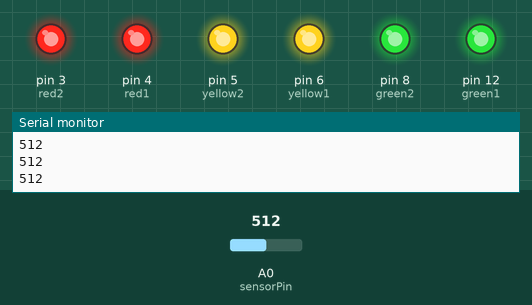
Recording of a program running on a simulated Arduino Uno, built with avr-gcc and run on an emulated ATmega328P. On the bench: output pins drawn as LEDs (lit = HIGH), the last lines printed to the serial monitor. The test bench sets the inputs (shaded band); at power-on: A0 (sensorPin) = 512. Pins used as bus, display or sensor lines are not drawn.

Above: at 2.2 s.
2.3 s: A0 (sensorPin) set to 462
3.8 s: A0 (sensorPin) set to 440
At 4.7 s:
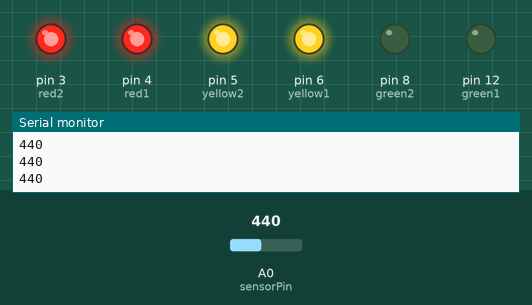
5.3 s: A0 (sensorPin) set to 365
6.8 s: A0 (sensorPin) set to 337
At 7.3 s:
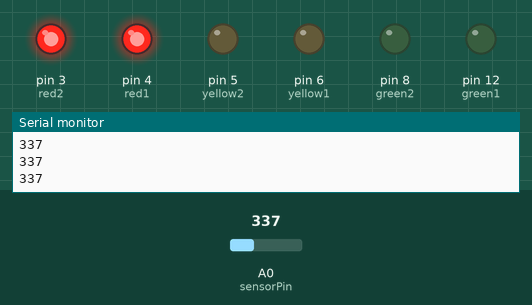
8.3 s: A0 (sensorPin) set to 360
At 8.9 s:
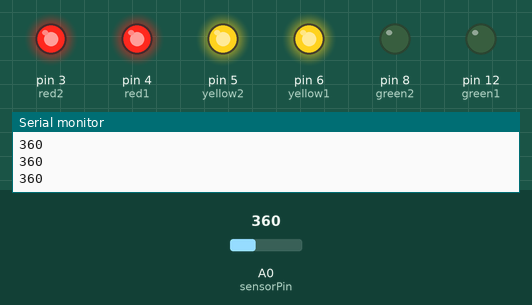
9.9 s: A0 (sensorPin) set to 340
At 10.5 s:
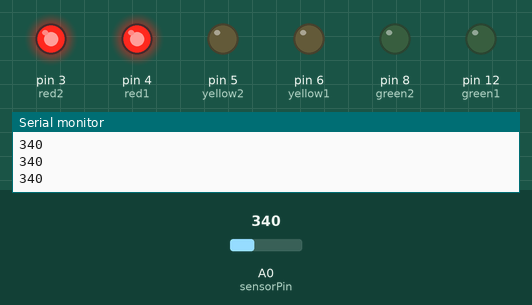
Timing chart, 0 to 12.4 s (numbered marks = the images above; inputs shaded):
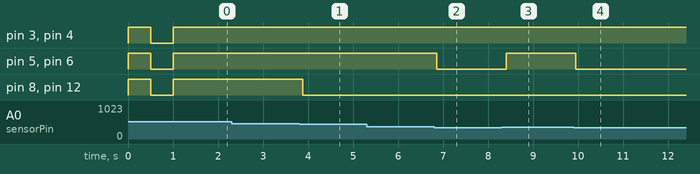

The program:

main.cpp
```cpp
#include <Arduino.h>

// Define sensor pins
const int sensorPower = 7;  // Digital pin to power the sensor
const int sensorPin = A0;   // Analog pin to read sensor data

// LED pins
const int green1 = 12;
const int green2 = 8;
const int yellow1 = 6;
const int yellow2 = 5;
const int red1 = 4;
const int red2 = 3;

void setup() {
    // Initialize LED pins as outputs
    pinMode(green1, OUTPUT);
    pinMode(green2, OUTPUT);
    pinMode(yellow1, OUTPUT);
    pinMode(yellow2, OUTPUT);
    pinMode(red1, OUTPUT);
    pinMode(red2, OUTPUT);

    pinMode(sensorPower, OUTPUT);    // Set sensor power pin as output
    digitalWrite(sensorPower, LOW);  // Keep sensor off initially
    Serial.begin(9600);              // Initialize serial communication

    // Quick LED test sequence
    digitalWrite(green1, HIGH);
    digitalWrite(green2, HIGH);
    digitalWrite(yellow1, HIGH);
    digitalWrite(yellow2, HIGH);
    digitalWrite(red1, HIGH);
    digitalWrite(red2, HIGH);
    delay(500);
    digitalWrite(green1, LOW);
    digitalWrite(green2, LOW);
    digitalWrite(yellow1, LOW);
    digitalWrite(yellow2, LOW);
    digitalWrite(red1, LOW);
    digitalWrite(red2, LOW);
    delay(500);
}

void loop() {
    digitalWrite(sensorPower, HIGH);  // Turn on sensor
    delay(10);                        // Allow stabilization

    int sensorValue = analogRead(sensorPin);  // Read sensor data
    digitalWrite(sensorPower, LOW);           // Turn off sensor to reduce corrosion

    Serial.println(sensorValue);  // Print value to Serial Plotter

    // Control LEDs based on sensor reading
    if (sensorValue >= 0 && sensorValue <= 350) {
        // Turn on Green LEDs
        digitalWrite(green1, LOW);
        digitalWrite(green2, LOW);
        digitalWrite(yellow1, LOW);
        digitalWrite(yellow2, LOW);
        digitalWrite(red1, HIGH);
        digitalWrite(red2, HIGH);
    } else if (sensorValue > 350 && sensorValue <= 450) {
        // Turn on Green and Yellow LEDs
        digitalWrite(green1, LOW);
        digitalWrite(green2, LOW);
        digitalWrite(yellow1, HIGH);
        digitalWrite(yellow2, HIGH);
        digitalWrite(red1, HIGH);
        digitalWrite(red2, HIGH);
    } else {
        // Turn on Green, Yellow, and Red LEDs
        digitalWrite(green1, HIGH);
        digitalWrite(green2, HIGH);
        digitalWrite(yellow1, HIGH);
        digitalWrite(yellow2, HIGH);
        digitalWrite(red1, HIGH);
        digitalWrite(red2, HIGH);
    }

    delay(100);  // Short delay for smoother updates
}
```

Measured:
- the behaviour switches between 451 and 450 on A0 (sensorPin) (found by bisection; images 0 and 1)
- the behaviour switches between 351 and 350 on A0 (sensorPin) (found by bisection; images 1 and 2)
- after the input at 3.8 s, pin 8 (green2), pin 12 (green1): HIGH → LOW after 0.08 s
- after the input at 6.8 s, pin 5 (yellow2), pin 6 (yellow1): HIGH → LOW after 0.06 s
- after the input at 8.3 s, pin 5 (yellow2), pin 6 (yellow1): LOW → HIGH after 0.10 s
- after the input at 9.9 s, pin 5 (yellow2), pin 6 (yellow1): HIGH → LOW after 0.05 s
